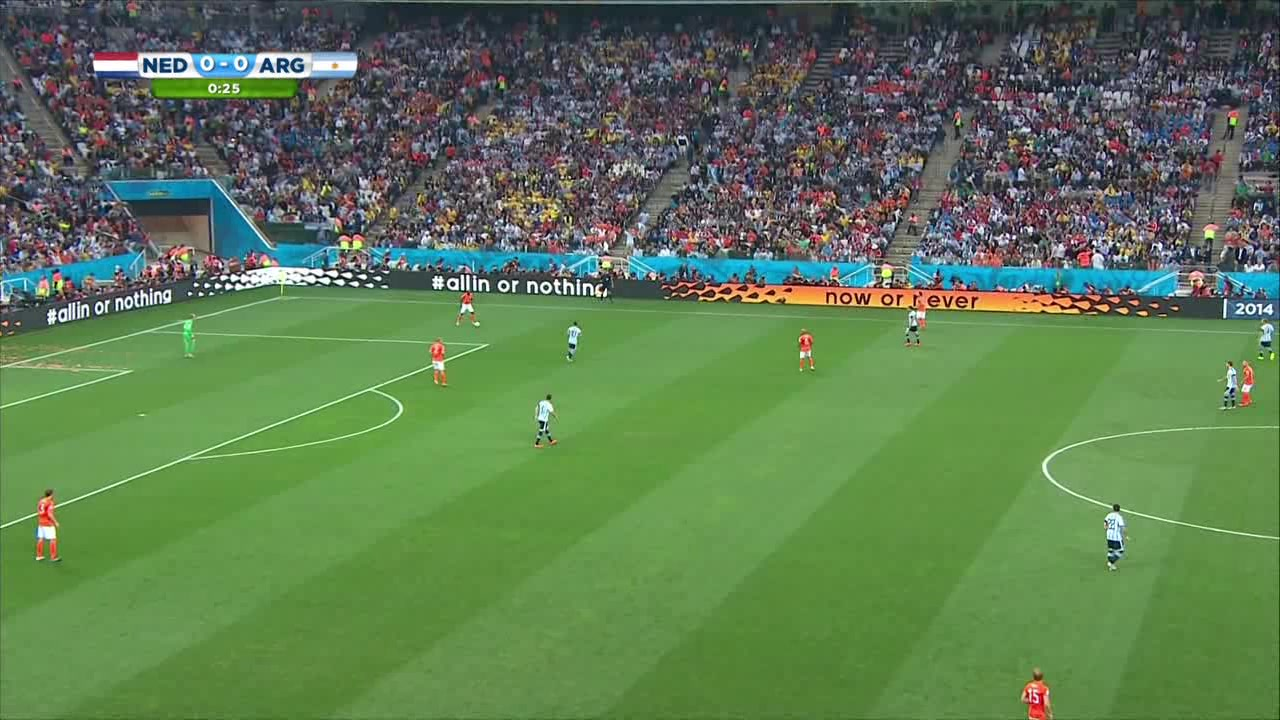
#> input picture Material/0.jpg, 1280 x 720 px; its folder holds 4 pictures in this run
$ python Practica2.py
#> lines starting #> are read from the running program, lines starting #| are printed output that depends on the picture; after the words box and inside, x2 and y2 are one past the last pixel; in counts of white or black regions, pixels touching at a corner belong together
#> in evaluar_marcar_campo, imagen is the input picture: shape (720, 1280, 3); mean B, G, R 83.2, 123.2, 94.1
import cv2
import numpy as np
import os
import matplotlib.pyplot as plt
from sklearn.metrics import confusion_matrix


def marcar_campo(imagen):
    # Convertir a HSV
    hsv = cv2.cvtColor(imagen , cv2.COLOR_BGR2HSV)
#> hsv: shape (720, 1280, 3); mean H, S, V 72.1, 102.4, 129.7

    # Definir rango de color verde en HSV
    verde_bajo = np.array([35, 20, 0])
    verde_alto = np.array([70, 255, 255])

    # Crear máscara con valores dentro del rango verde
    mascara = cv2.inRange(hsv, verde_bajo, verde_alto)
#> mascara: shape (720, 1280); 58.3% white; 44 black regions (24 under 20 px), largest, box (x1, y1, x2, y2) and area: (0, 0, 1280, 348) 378600, (35, 491, 59, 560) 1189, (1022, 669, 1053, 720) 1121

    #Aplicar open
    kernel = np.ones((20,20),np.uint8)
    mascara = cv2.morphologyEx(mascara, cv2.MORPH_OPEN, kernel)
#> mascara: shape (720, 1280); 57.1% white; 11 black regions, largest, box (x1, y1, x2, y2) and area: (0, 0, 1280, 349) 389424, (36, 492, 60, 561) 1379, (1023, 670, 1054, 720) 1107

    #Filtro de medianas grande para hacer mas suave el borde del campo y de paso quitar ruido de la grada
    mascara = cv2.medianBlur(mascara, 95)
#> mascara: shape (720, 1280); 57.3% white; 1 black region, box (x1, y1, x2, y2) and area: (0, 0, 1280, 347) 393876

    #Open para eliminar algun ruido si quedó por fuera
    kernel = np.ones((20,20),np.uint8)
    mascara = cv2.morphologyEx(mascara, cv2.MORPH_OPEN, kernel)
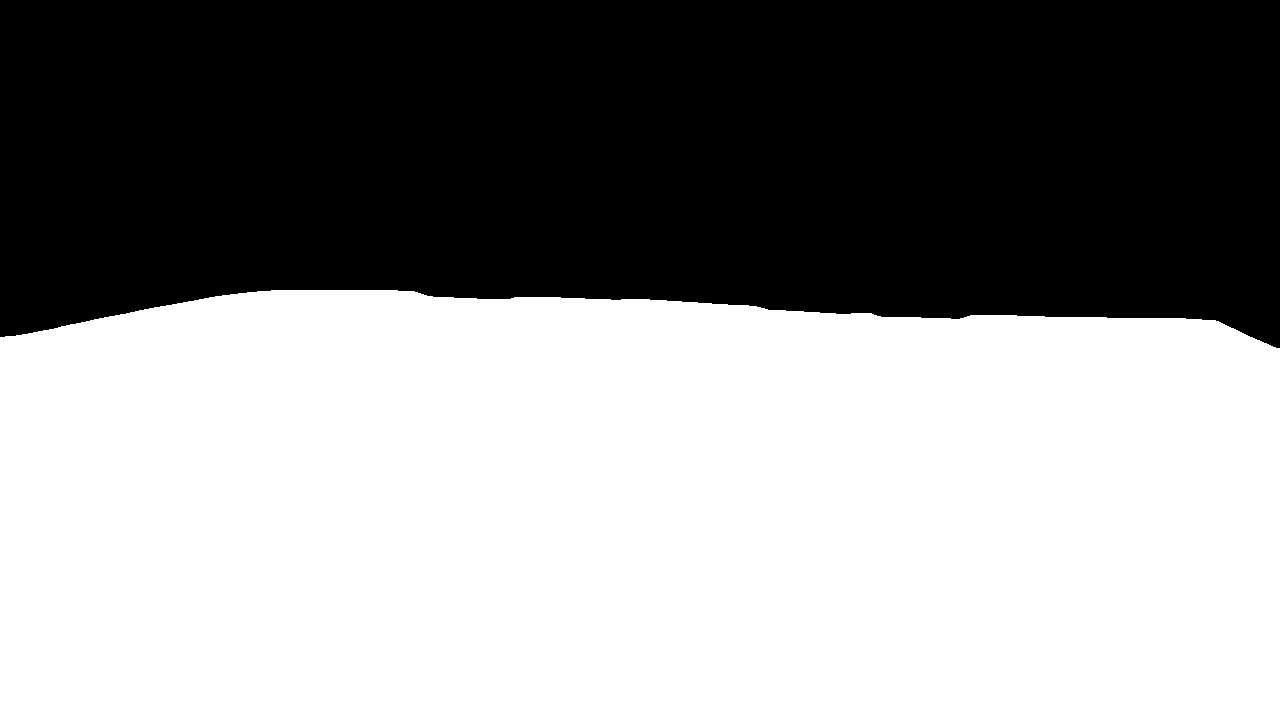
#> mascara: shape (720, 1280); 57.1% white; 1 black region

    # Encontrar contornos de la máscara
    contours, _ = cv2.findContours(mascara, cv2.RETR_EXTERNAL, cv2.CHAIN_APPROX_SIMPLE)
#> contours = 1 contour; box (x1, y1, x2, y2) and area: (0, 290, 1280, 720) 524736

    # Crear una máscara vacía para dibujar los contornos rectos
    mascara_campo = np.zeros_like(mascara)

    # Obtener el poligono del contorno
    epsilon = 0.01*cv2.arcLength(contours[0],True)
#> epsilon = 33.61
    poligono = cv2.approxPolyDP(contours[0],epsilon,True)
#> poligono = [[0, 337], [0, 719], [1279, 719], [1279, 348], [1215, 320], [271, 290]]

    # Dibujar la aproximación poligonal en la máscara
    cv2.drawContours(mascara_campo, [poligono], -1, (255), -1)
#> mascara_campo: shape (720, 1280); 57.2% white; 1 black region, box (x1, y1, x2, y2) and area: (0, 0, 1280, 348) 394594

    #Aplicar la máscara a la imagen original
    segmented_image = cv2.bitwise_and(imagen, imagen, mask=mascara_campo)
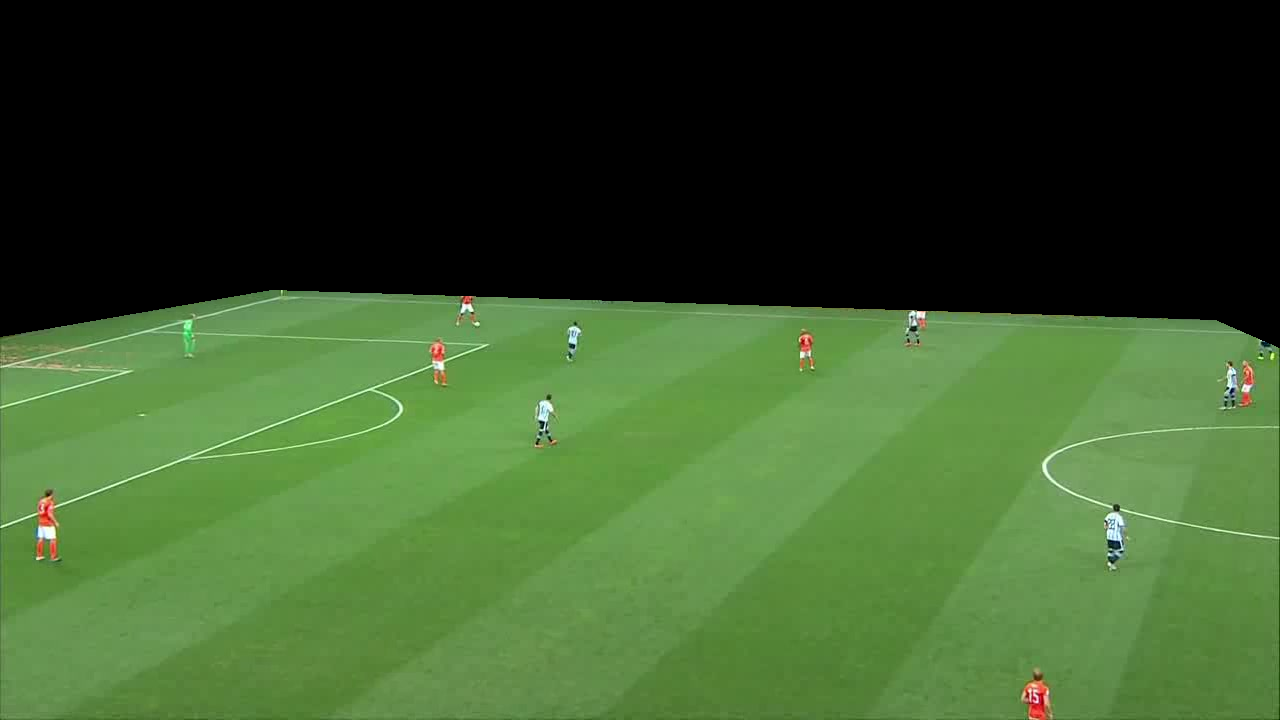
#> segmented_image: shape (720, 1280, 3); mean B, G, R 42.3, 84.4, 57.1

    return segmented_image, poligono


# [126 lines left out: functions marcar_jugadores, marcar_segas, not called in this run]


def evaluar_marcar_campo():
    # Listas para almacenar los resultados
    resultados_imagen = []
    resultados_imagen_rec = []

    for num in range(16):
        if num in (0,1,2,3,10,11,12,13,14,15):
            # Cargar imagen
            imagen = cv2.imread("Material/" + str(num) + ".jpg")
            imagen_rec = cv2.imread("Material/MaterialRecortado/" + str(num) + ".jpg")

            # Eliminar fondo y dejar solo el campo
            imagen_campo, _ = marcar_campo(imagen)

            # Convertir las imágenes a escala de grises
            imagen_gray = cv2.cvtColor(imagen_campo, cv2.COLOR_BGR2GRAY)
            imagen_rec_gray = cv2.cvtColor(imagen_rec, cv2.COLOR_BGR2GRAY)
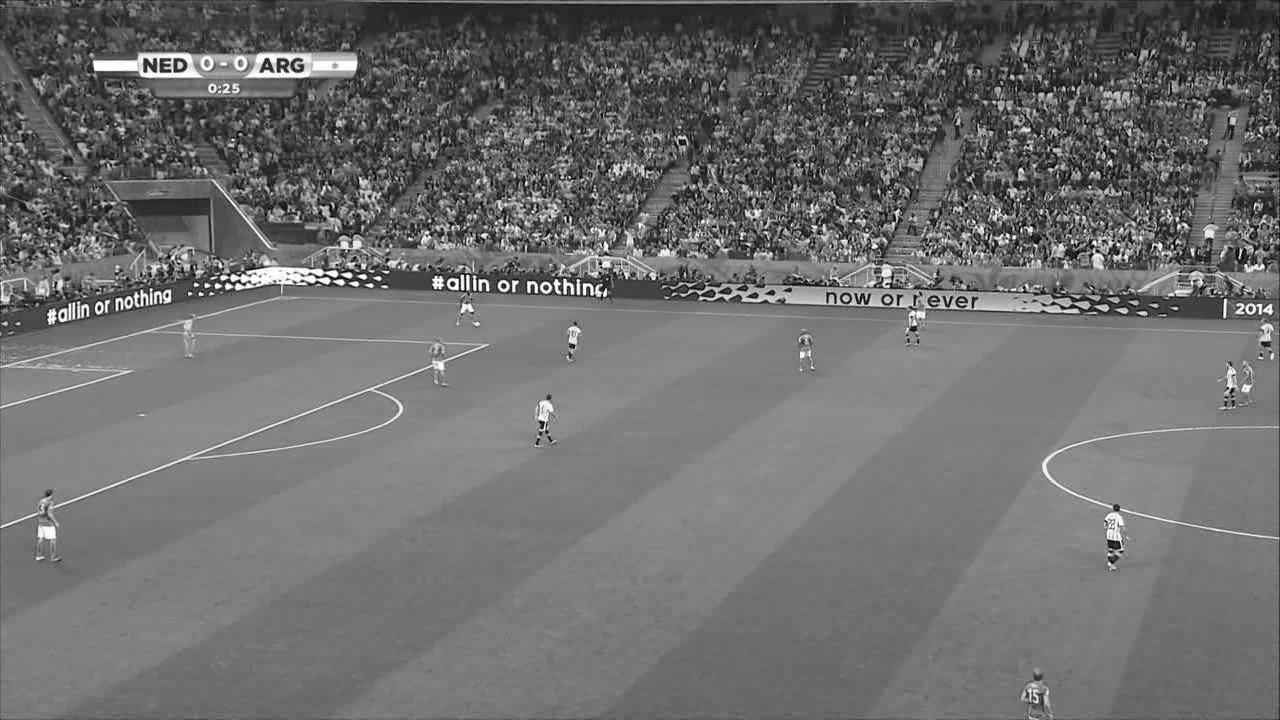
#> imagen_rec_gray: shape (720, 1280); min 0, max 255, mean 109.9

            # Pasar los umbrales para obtener imágenes binarias
            _, imagen_bin = cv2.threshold(imagen_gray, 0, 1, cv2.THRESH_BINARY)
            _, imagen_rec_bin = cv2.threshold(imagen_rec_gray, 0, 1, cv2.THRESH_BINARY)
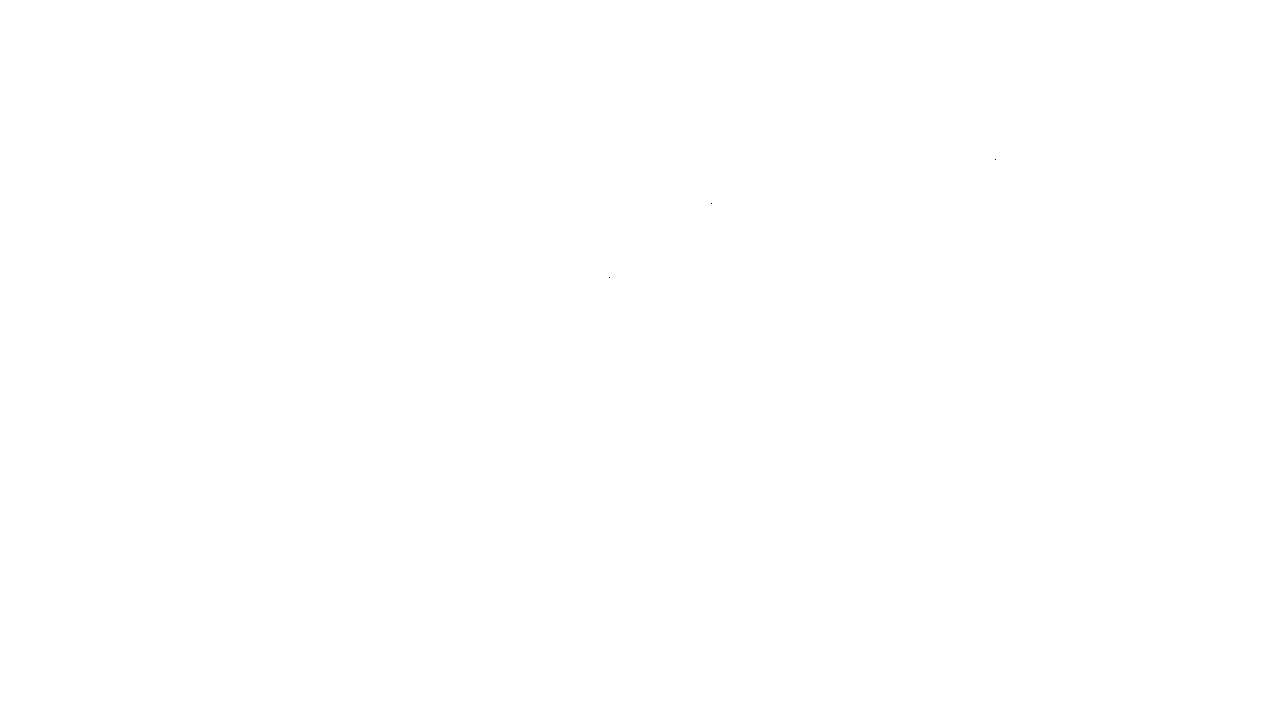
#> imagen_rec_bin: shape (720, 1280); values 0 (black) and 1 (white), 100% white; black in thin lines or dots, all inside (x1, y1, x2, y2) = (609, 159, 996, 278)

            # Agregar a los resultados las matrices aplanadas
            resultados_imagen.extend(imagen_bin.flatten())
            resultados_imagen_rec.extend(imagen_rec_bin.flatten())
#> pass 2 of the loop in evaluar_marcar_campo, `for num in range(16):`:
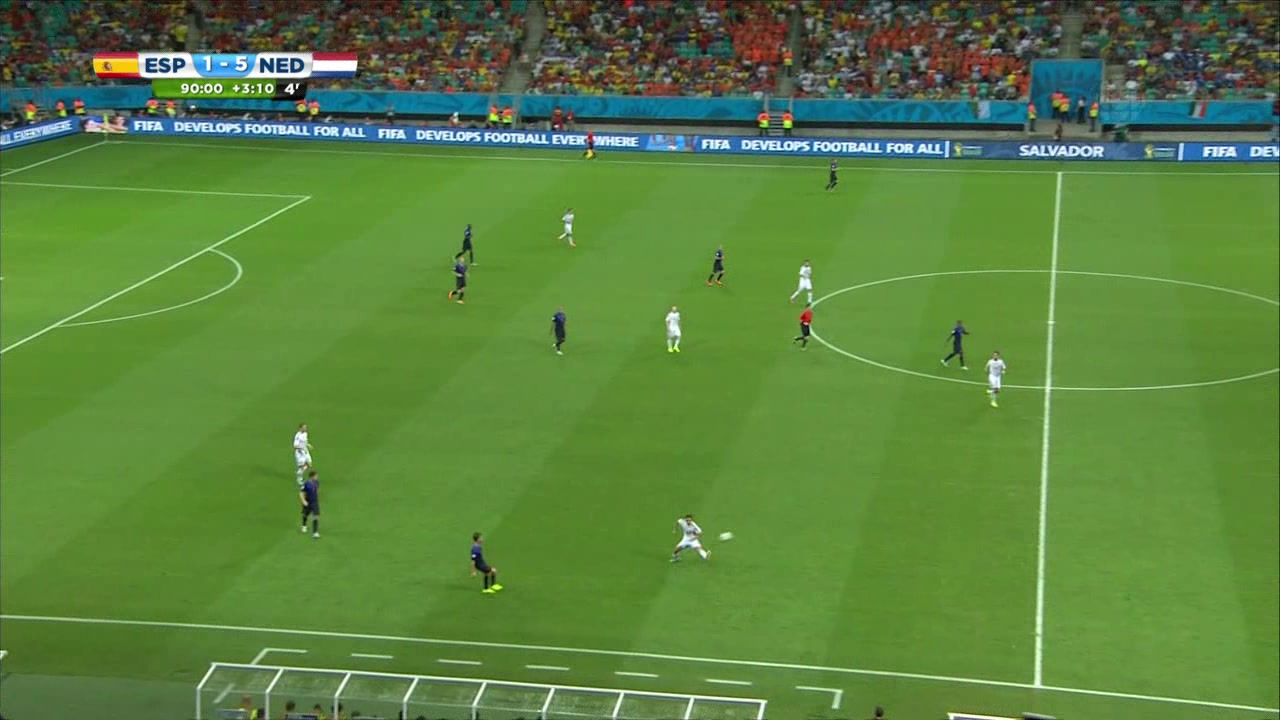
#> input picture Material/1.jpg, 1280 x 720 px
#> in evaluar_marcar_campo, imagen is the input picture: shape (720, 1280, 3); mean B, G, R 63.2, 130, 90.5
#> hsv: shape (720, 1280, 3); mean H, S, V 50.3, 142.6, 133
#> in marcar_campo (call 2), `mascara = cv2.morphologyEx(mascara, cv2.MORPH_OPEN, kernel)`:
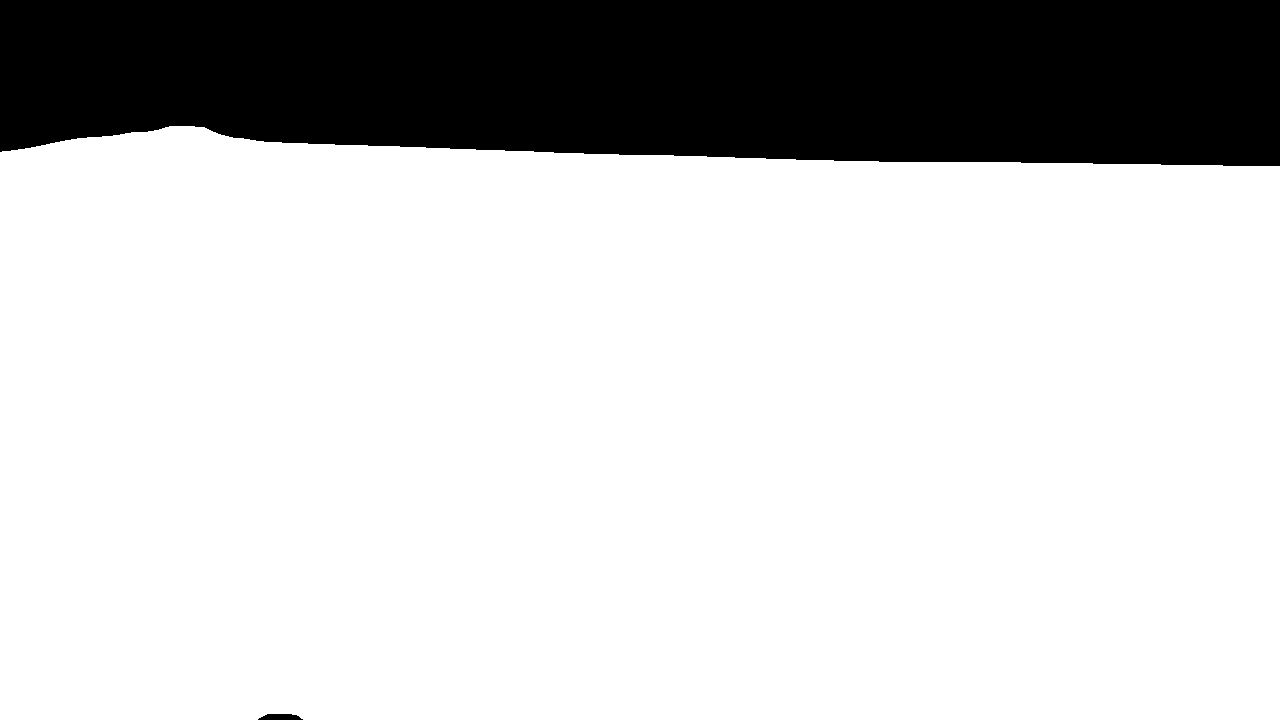
#> mascara: shape (720, 1280); 78.8% white; 2 black regions
#> contours = 1 contour; box (x1, y1, x2, y2) and area: (0, 126, 1280, 720) 724164
#> epsilon = 37.1
#> poligono = [[0, 152], [0, 719], [1279, 719], [1279, 166]]
#> mascara_campo: shape (720, 1280); 77.9% white; 1 black region, box (x1, y1, x2, y2) and area: (0, 0, 1280, 166) 203520
#> in evaluar_marcar_campo, `_, imagen_rec_bin = cv2.threshold(imagen_rec_gray, 0, 1, cv2.THRESH_BI..`:
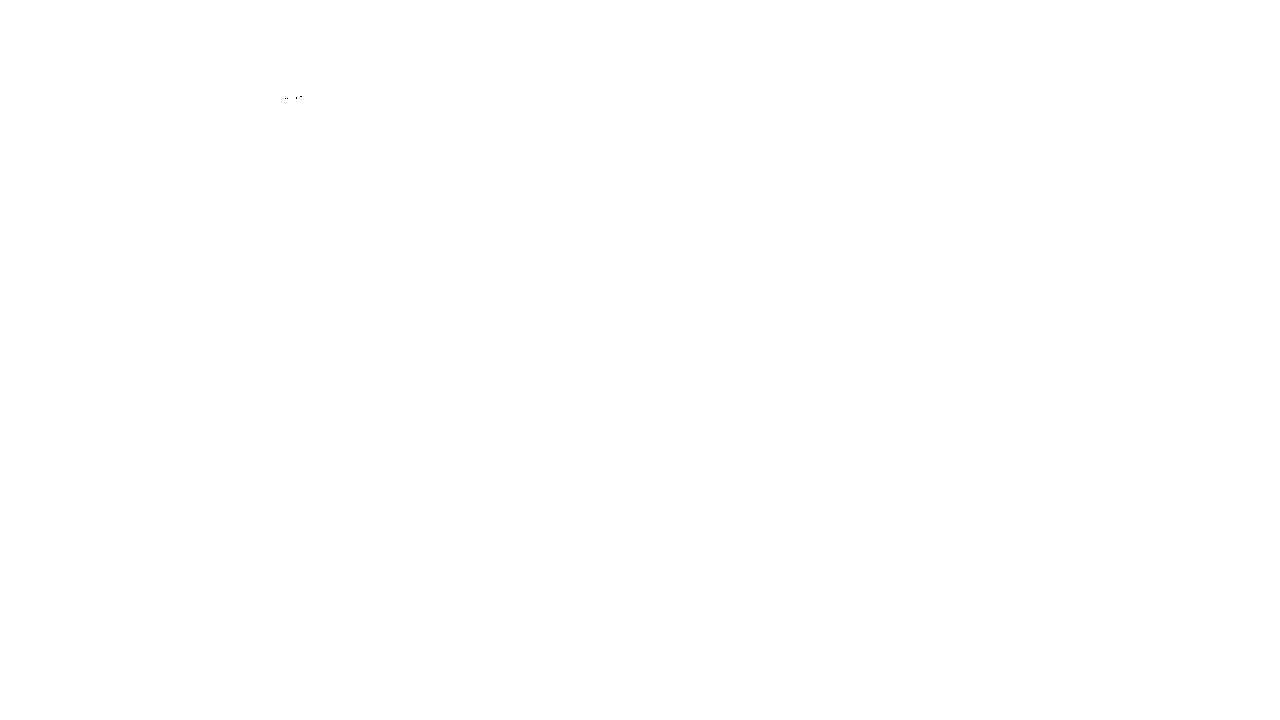
#> imagen_rec_bin: shape (720, 1280); values 0 (black) and 1 (white), 100% white; black in thin lines or dots, all inside (x1, y1, x2, y2) = (285, 96, 302, 99)

    # Calcular la matriz de confusión general
    cm_general = confusion_matrix(resultados_imagen, resultados_imagen_rec)

    # Imprimir la matriz de confusión general
    print("Evaluacion recortar terreno de juego:")
    print(f"Matriz de confusión:\n{cm_general}\n")

    # Extraer los valores de la matriz de confusión
    _, FP, FN, VP = cm_general.ravel()

    # Calcular el total de la muestra en la región ST
    ST = VP + FP

    # Calcular la fraccion falsa
    fraccion_falsa = 1 - ((FP + FN) / ST)
    print(f"Fracción Falsa: {format(fraccion_falsa, '.4f')}")

    # Calcular la precisión
    precision = VP / (VP + FP)
    print(f"Precisión: {format(precision, '.4f')}")

    # Calcular el sensibilidad
    sensibilidad = VP / (VP + FN)
    print(f"Sensibilidad: {format(sensibilidad, '.4f')}")

    # Calcular el coeficiente de Similaridad de Dice
    dsc = 2 * VP / (2 * VP + FP + FN)
    print(f"Dice: {format(dsc, '.4f')}")


if __name__ == "__main__":
#> (the run stopped early here; a loop or call above may not have finished)
